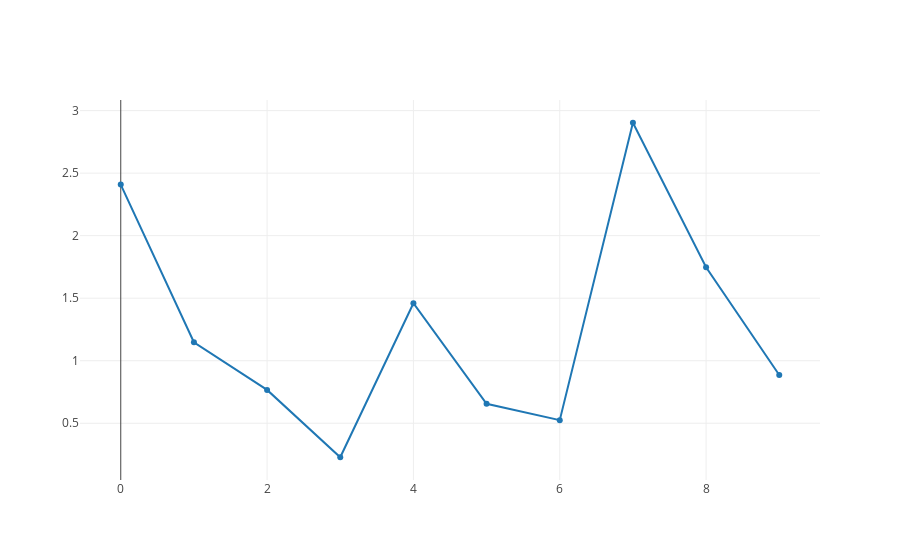

Write notebook code for a chart like this one.
### Code cell
TD(10,10000,1,.9)

### Figure 1 — Plotly figure (JSON) as saved in the notebook; plotly's stock layout.template omitted (floating-point values rounded to 4 significant figures)
{"data": [{"type": "scatter", "x": [0, 1, 2, 3, 4, 5, 6, 7, 8, 9], "y": [2.408, 1.148, 0.7668, 0.2284, 1.46, 0.656, 0.5249, 2.903, 1.748, 0.8858]}], "layout": {}}
